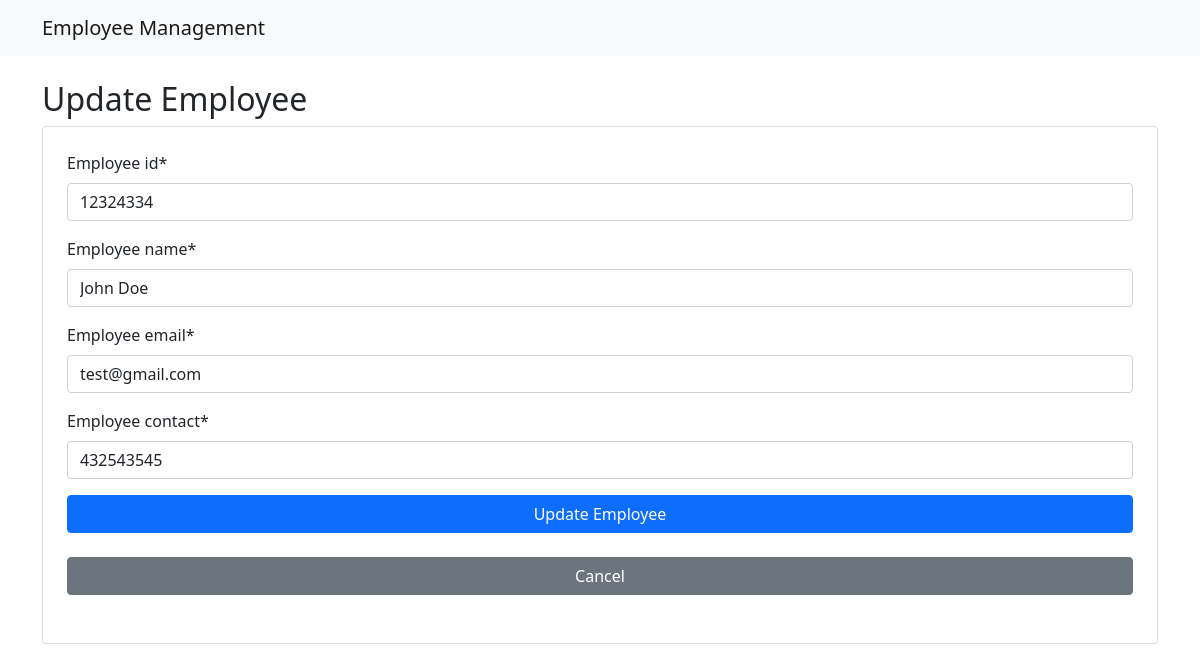
Page /update/9/ on the committed database.
### employee/models.py (models this page shows, shortened)
class Employee(models.Model):
    employee_id = models.CharField(max_length=20)
    employee_name= models.CharField(max_length=200)
    employee_email = models.EmailField()
    employee_contact = models.CharField(max_length=20)

### employee/views.py (the view)
# urls.py: path('update/<int:pk>/', update_employee, name="update"),
def  update_employee(request, pk):
    employee = Employee.objects.get(id=pk)
    if request.method == "POST":
        form = EmployeeForm(request.POST, instance=employee)
        if form.is_valid():
            form.save()
            return redirect('list')
    else:
        form = EmployeeForm(instance=employee)
    return render(request, 'update.html', {'form':form})

### employee/forms.py
class EmployeeForm(forms.ModelForm):
    class Meta:
        model = Employee
        fields = ('employee_id', 'employee_name', 'employee_email', 'employee_contact')

### employee/templates/update.html
{% extends 'base.html' %} {% block title %}Update Employee{% endblock %}
{%block content %}
{% load crispy_forms_tags %}
<h2>Update Employee</h2>
<form method="post" class="card p-4">
  {% csrf_token %} {{ form|crispy }}
  <button type="submit" class="btn btn-primary">Update Employee</button><br />
  <a href="{% url 'list' %}" class="btn btn-secondary">Cancel</a><br />
</form>
{% endblock %}

### rows in the picture
Employee: employee_id "12324334", employee_name "John Doe", employee_email "test@gmail.com", employee_contact "432543545"
